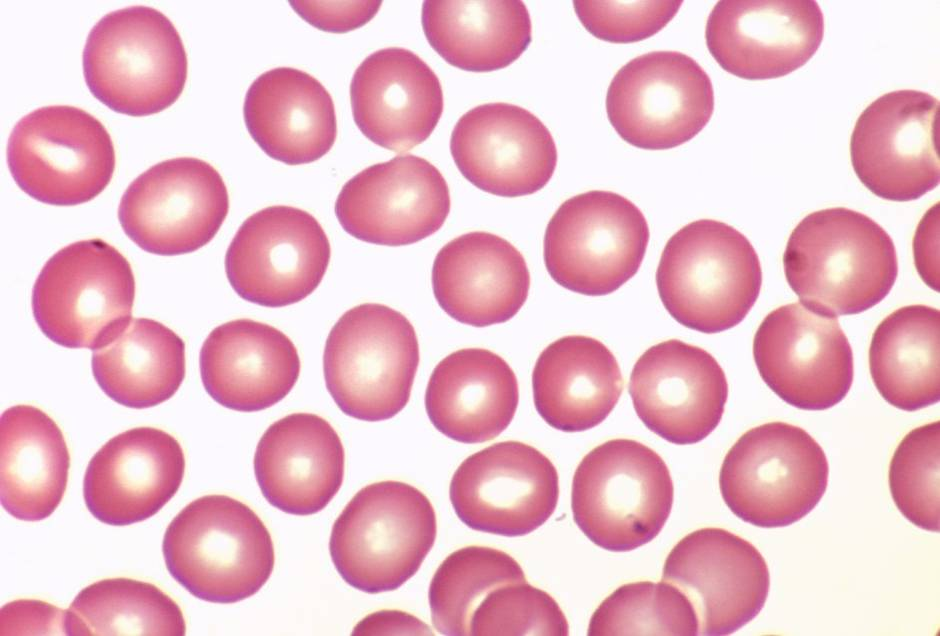
%> input picture vc/sample images/normal-blood1.jpg, 940 x 636 px
$ octave morfologia3.m   (GNU Octave 9; MATLAB toolbox functions it lacks are replaced by stand-ins)
%> lines starting %> are read from the running program, lines starting %| are printed output that depends on the picture; in (x1, y1, x2, y2) boxes, pixels count from 0 and x2, y2 are one past the last pixel; in counts of white or black regions, pixels touching at a corner belong together; the program's own positions count from 1
I = rgb2gray(imread('normal-blood1.jpg'));
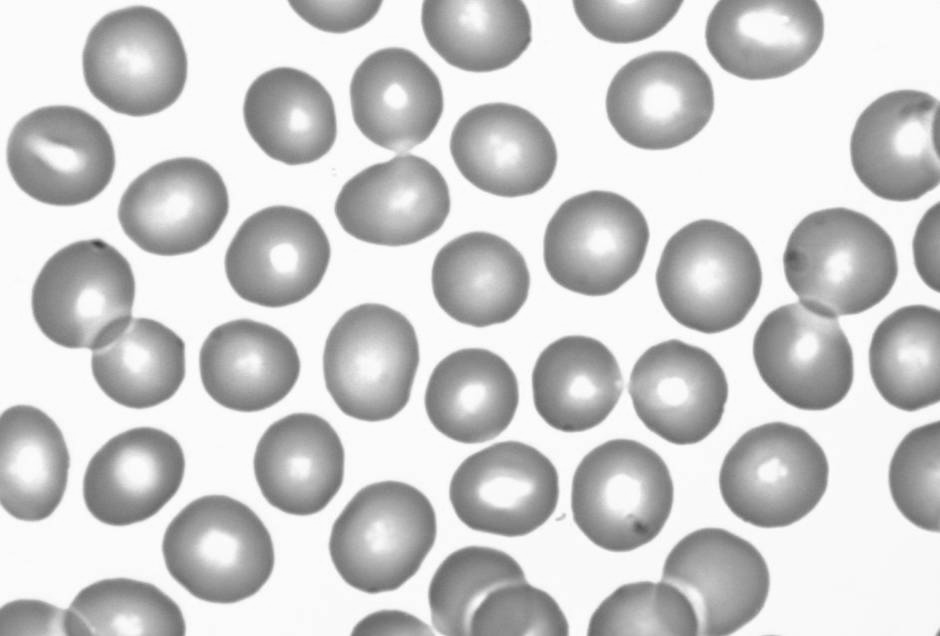
%> I: size 636x940 uint8; min 62, max 255, mean 203.7
% h = imhist(I);
% bar(h);
BW = I < 200;
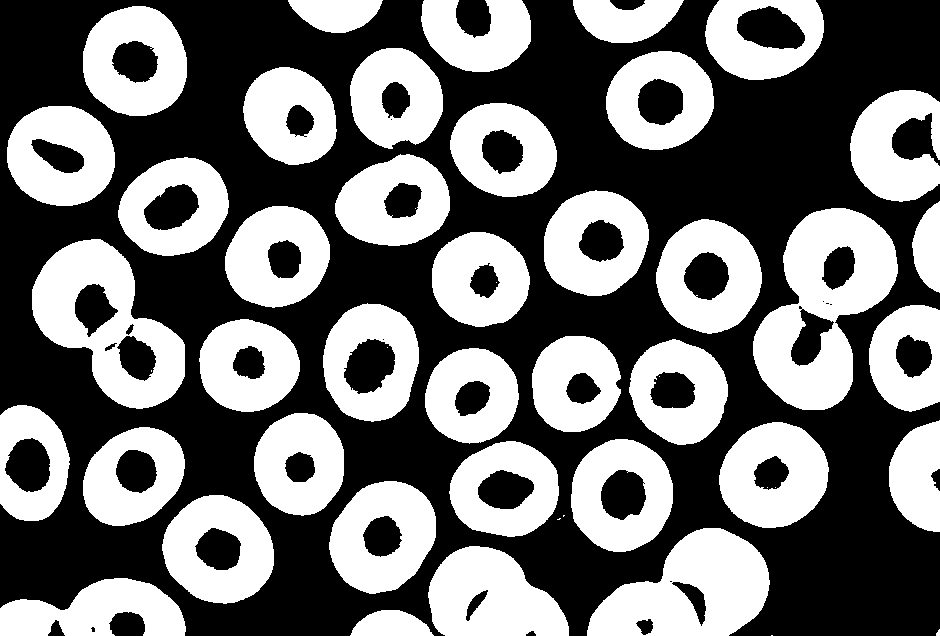
%> BW: size 636x940 logical; 44.4% white; 50 white regions (10 under 20 px), largest, box (x1, y1, x2, y2) and area: (753, 208, 898, 410) 15637, (32, 239, 185, 409) 12679, (587, 528, 770, 636) 12266
BW = imfill(BW,'holes');
%> BW: size 636x940 logical; 51% white; 8 black regions, largest, box (x1, y1, x2, y2) and area: (0, 0, 940, 636) 288949, (892, 113, 940, 166) 1450, (456, 0, 491, 38) 1079
BBW = false(size(BW));
BBW(:,1) = true;
%> BBW: size 636x940 logical; 0.11% white in thin lines or dots, all inside (x1, y1, x2, y2) = (0, 0, 1, 636)
BBW(:,end) = true;
BBW(end,:) = true;
BBW(1,:) = true;
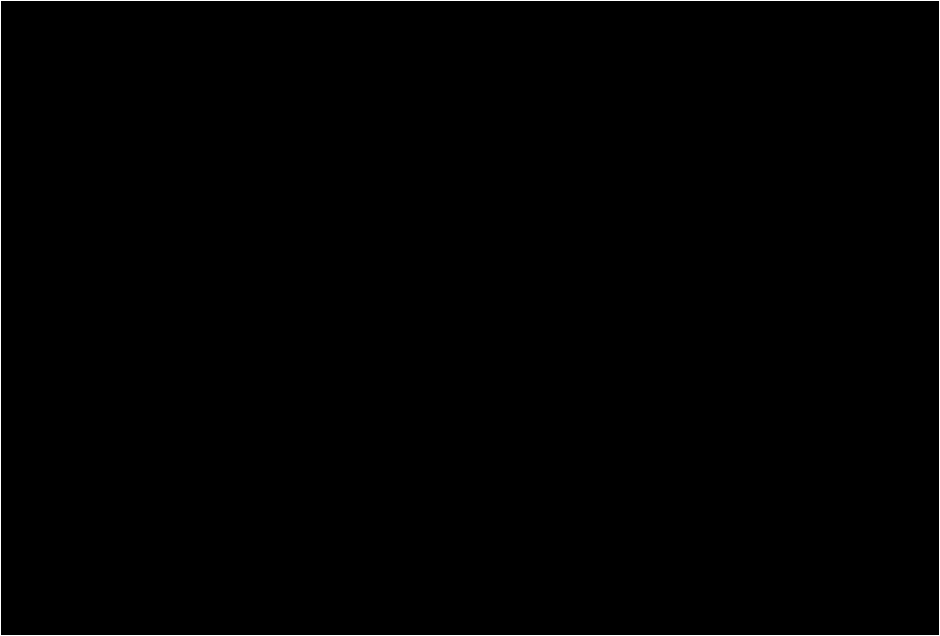
%> BBW: size 636x940 logical; 0.53% white in thin lines or dots

RI = imreconstruct(BBW,BW);
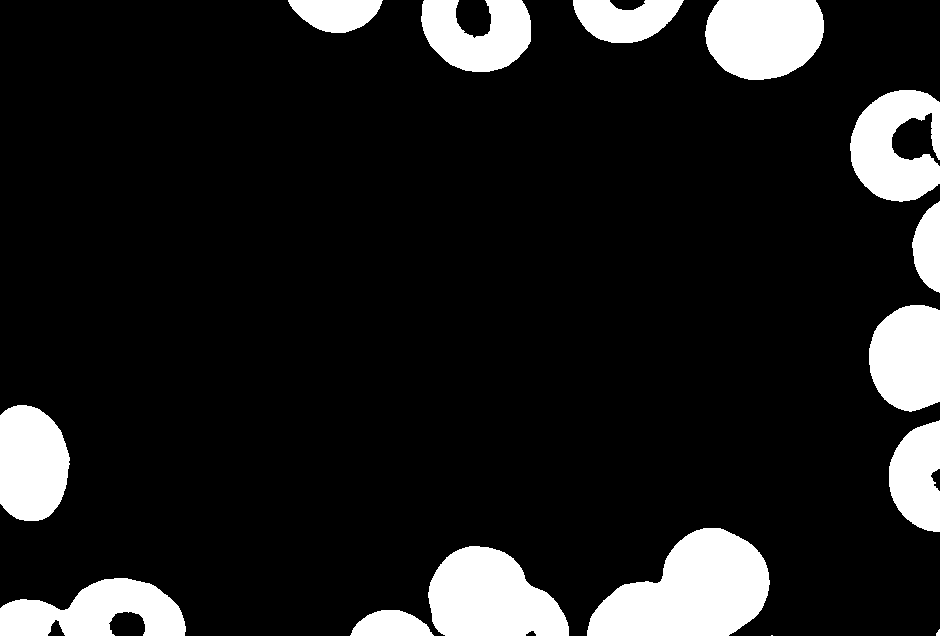
%> RI: size 636x940 logical; 12.7% white; 15 white regions (1 under 20 px), largest, box (x1, y1, x2, y2) and area: (587, 528, 770, 636) 12975, (428, 546, 569, 636) 9288, (705, 0, 824, 80) 7956
FBI = BW & not(RI);
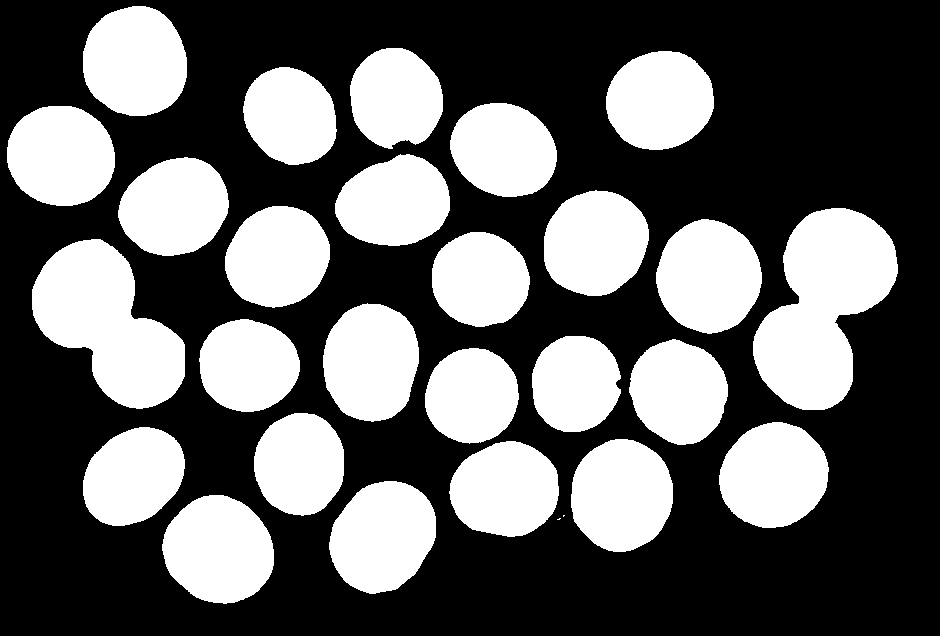
%> FBI: size 636x940 logical; 38.3% white; 28 white regions (2 under 20 px), largest, box (x1, y1, x2, y2) and area: (753, 208, 898, 410) 17941, (32, 239, 185, 409) 15277, (162, 495, 274, 604) 9297
DT = bwdist(not(FBI),'euclidean');
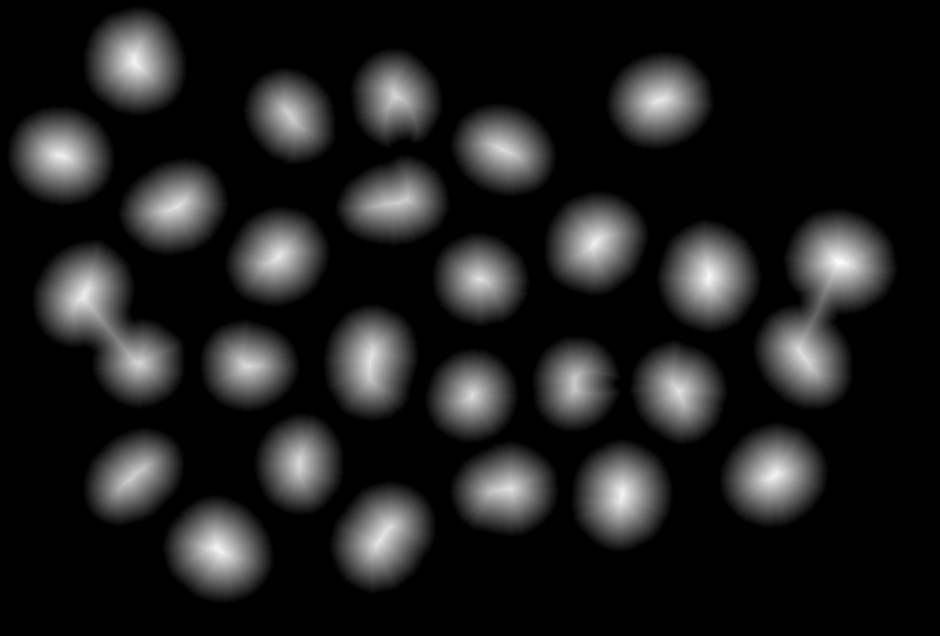
%> DT: size 636x940 single; min 0, max 53.14, mean 6.6; drawn with min black and max white
DTB = DT > 30;
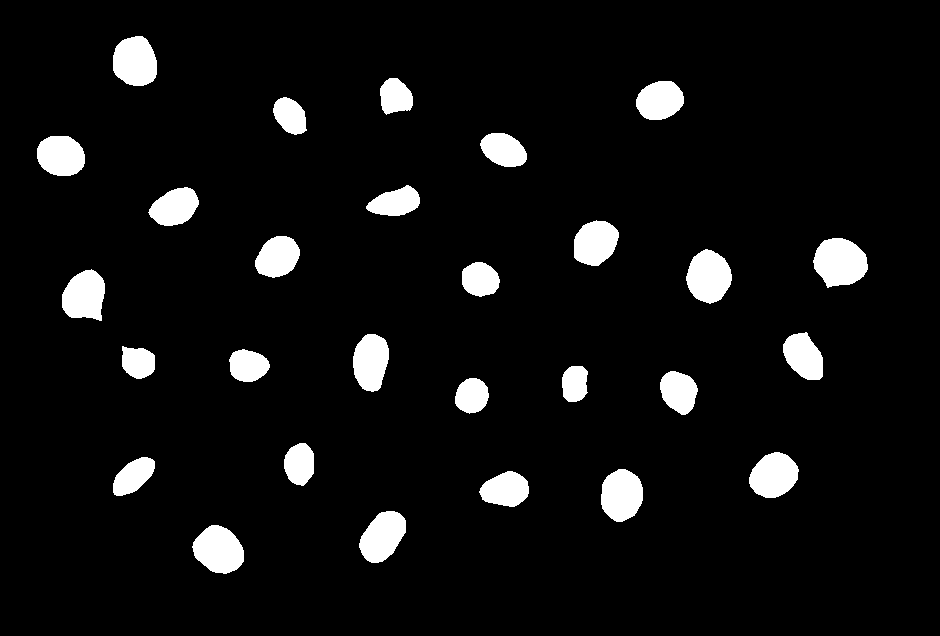
%> DTB: size 636x940 logical; 6.4% white; 28 white regions, largest, box (x1, y1, x2, y2) and area: (813, 238, 868, 288) 2040, (192, 525, 244, 574) 1840, (686, 249, 732, 304) 1837
imshow(DTB,[]);

$ run again, with vc/sample images/Cafe_Wshed.jpg copied over vc/sample images/normal-blood1.jpg
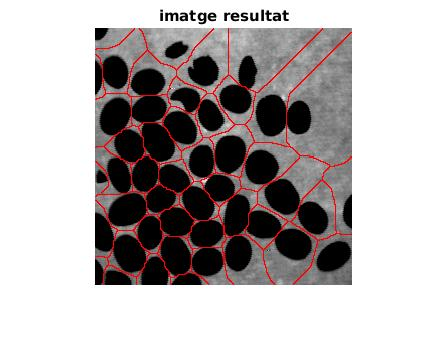
%> input picture vc/sample images/Cafe_Wshed.jpg, 448 x 354 px
%> `BW = I < 200;`:
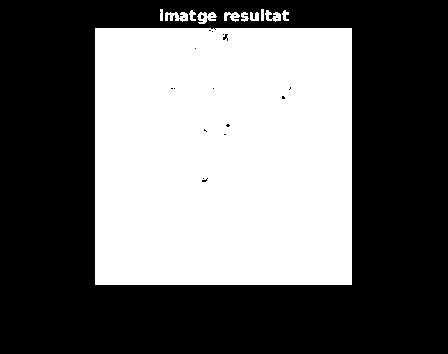
%> BW: size 354x448 logical; 42.1% white; 11 white regions, largest, box (x1, y1, x2, y2) and area: (95, 28, 352, 285) 65980, (165, 12, 188, 22) 155, (197, 12, 217, 24) 143
%> RI: size 354x448 logical; every value is 0
%> `DTB = DT > 30;`:
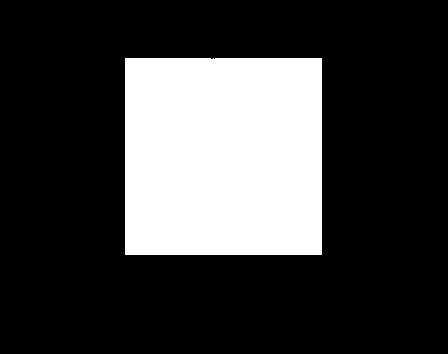
%> DTB: size 354x448 logical; 24.5% white; 1 white region, box (x1, y1, x2, y2) and area: (125, 58, 322, 255) 38806

$ run again, with vc/sample images/Cafe_res.jpg copied over vc/sample images/normal-blood1.jpg
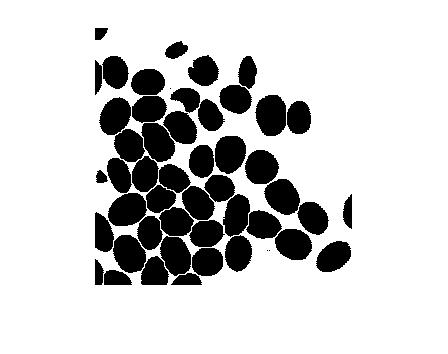
%> input picture vc/sample images/Cafe_res.jpg, 448 x 354 px
%> `BW = I < 200;`:
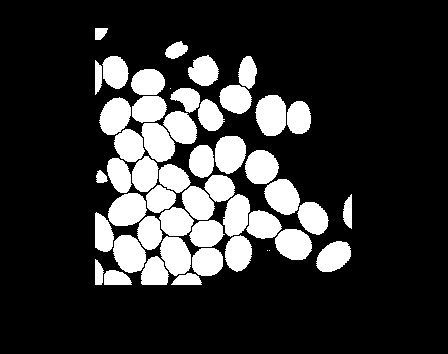
%> BW: size 354x448 logical; 19.6% white; 50 white regions (3 under 20 px), largest, box (x1, y1, x2, y2) and area: (255, 95, 286, 136) 1026, (108, 193, 147, 226) 993, (215, 136, 246, 174) 949
%> RI: size 354x448 logical; every value is 0
%> `DT = bwdist(not(FBI),'euclidean');`:
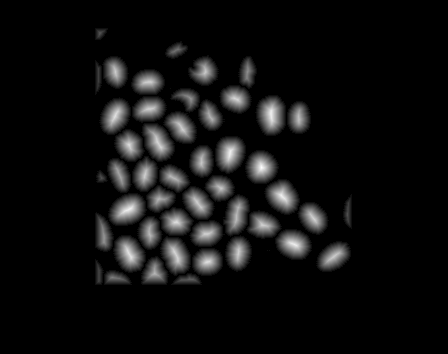
%> DT: size 354x448 single; min 0, max 16.28, mean 0.988; drawn with min black and max white
